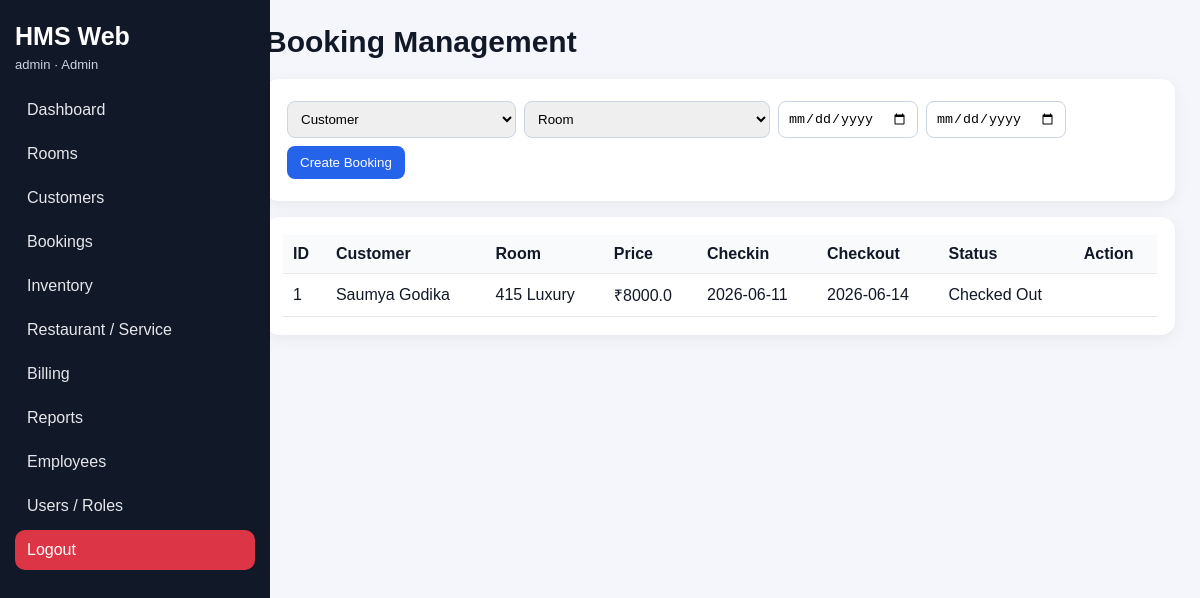
The app's page /bookings (signed in) with its own data.
### tables this page shows
CREATE TABLE bookings(
        id INTEGER PRIMARY KEY AUTOINCREMENT,
        customer_id INTEGER,
        room_id INTEGER,
        checkin TEXT,
        checkout TEXT,
        status TEXT DEFAULT 'Active');

CREATE TABLE customers(
        id INTEGER PRIMARY KEY AUTOINCREMENT,
        name TEXT,
        phone TEXT,
        email TEXT,
        id_proof TEXT,
        address TEXT);

CREATE TABLE rooms(
        id INTEGER PRIMARY KEY AUTOINCREMENT,
        room_no TEXT UNIQUE,
        category TEXT,
        price REAL,
        status TEXT DEFAULT 'Available');

### app.py (the view)
@app.route("/bookings")
def bookings():
    bookings = run("""SELECT b.id,c.name,r.room_no,r.category,r.price,b.checkin,b.checkout,b.status
                      FROM bookings b JOIN customers c ON b.customer_id=c.id
                      JOIN rooms r ON b.room_id=r.id ORDER BY b.id DESC""")
    customers = run("SELECT * FROM customers ORDER BY id DESC")
    rooms = run("SELECT * FROM rooms WHERE status='Available' ORDER BY room_no")
    return render_template("bookings.html", bookings=bookings, customers=customers, rooms=rooms)

### app.py (called while the page is built)
def db():
    con = sqlite3.connect(DB_PATH)
    con.row_factory = sqlite3.Row
    return con

def run(sql, args=(), one=False, commit=False):
    con = db()
    cur = con.execute(sql, args)
    if commit:
        con.commit()
        last = cur.lastrowid
        con.close()
        return last
    rows = cur.fetchall()
    con.close()
    return (rows[0] if rows else None) if one else rows

def login_required():
    return "user_id" in session

@app.context_processor
def inject():
    return dict(current_user=session)

@app.before_request
def protect():
    allowed = ["login", "static"]
    if request.endpoint and request.endpoint not in allowed and not login_required():
        return redirect(url_for("login"))

### templates/bookings.html (shortened to what this page needs)
{% extends "base.html" %}{% block content %}<h1>Booking Management</h1>
<div class="panel"><form class="row" method="post" action="{{url_for('add_booking')}}"><select name="customer_id" required><option value="">Customer</option></select><select name="room_id" required><option value="">Room</option></select><input type="date" name="checkin" required><input type="date" name="checkout" required><button>Create Booking</button></form></div>
<div class="panel"><table><tr><th>ID</th><th>Customer</th><th>Room</th><th>Price</th><th>Checkin</th><th>Checkout</th><th>Status</th><th>Action</th></tr>{% for b in bookings %}<tr><td>{{b.id}}</td><td>{{b.name}}</td><td>{{b.room_no}} {{b.category}}</td><td>₹{{b.price}}</td><td>{{b.checkin}}</td><td>{{b.checkout}}</td><td>{{b.status}}</td><td>{% if b.status=="Active" %}<a href="{{url_for('cancel_booking', id=b.id)}}">Cancel</a>{% endif %}</td></tr>{% endfor %}</table></div>{% endblock %}

### static/css/style.css (style rules this page uses)
body { margin:0;background:#f4f6fb;font-family:Arial,sans-serif;color:#111827 }
h1 { font-size:30px;margin:0 0 20px }
.panel,.card { background:white;padding:18px;border-radius:14px;box-shadow:0 4px 16px rgba(0,0,0,.06);margin-bottom:16px }
input,select { padding:9px;border:1px solid #cbd5e1;border-radius:8px;margin:4px;min-width:120px }
button,.button { background:#2563eb;color:white;border:0;border-radius:8px;padding:9px 13px;text-decoration:none;display:inline-block;margin:4px;cursor:pointer }
table { width:100%;border-collapse:collapse;background:white }
th,td { padding:10px;border-bottom:1px solid #e5e7eb;text-align:left }
th { background:#f9fafb }
.row { display:flex;flex-wrap:wrap;align-items:center }

### records on screen
bookings: id "1", name "Saumya Godika", room_no "415", category "Luxury", price "8000.0", checkin "2026-06-11", checkout "2026-06-14", status "Checked Out"

### other values on screen
{{ current_user.username }} "admin"
{{ current_user.role }} "Admin"
